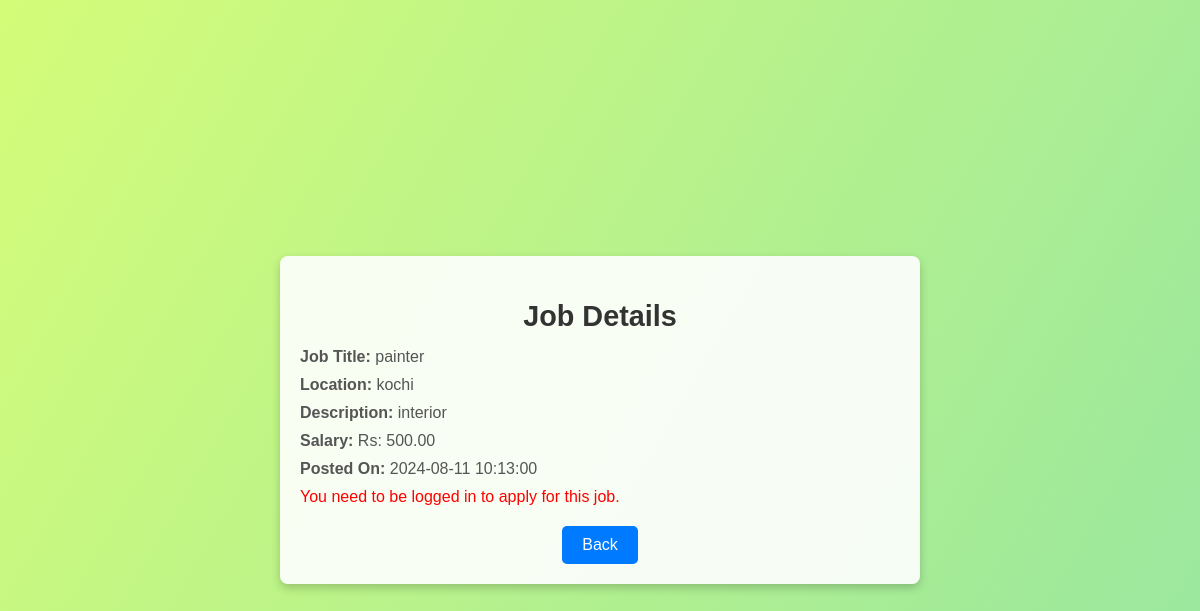
/job_detail.php?job_id=2, run on the app's committed database.
### tables this page shows
CREATE TABLE `job_postings` (
  `job_id` int(11) NOT NULL,
  `job_title` varchar(255) NOT NULL,
  `description` text NOT NULL,
  `location` varchar(255) NOT NULL,
  `skills_required` text NOT NULL,
  `openings` int(11) NOT NULL,
  `date_time` datetime NOT NULL,
  `hours` int(11) NOT NULL,
  `wage` decimal(10,2) NOT NULL,
  `posted_by` varchar(255) NOT NULL
);

### job_detail.php (the view, shortened to what this page needs)
<?php
$servername = "localhost";
$username = "root";
$password = "";
$dbname = "labourlink";
$conn = new mysqli($servername, $username, $password, $dbname);
$job_id = isset($_GET['job_id']) ? $_GET['job_id'] : '';
$user_email = isset($_SESSION['email']) ? $_SESSION['email'] : null;
?>
<!DOCTYPE html>
<html lang="en">
<head>
</head>
<body>
<div class="job-container">
    <?php
    if (!empty($job_id)) {
        $sql = "SELECT * FROM job_postings WHERE job_id = '" . $conn->real_escape_string($job_id) . "'";
        $result = $conn->query($sql);
        if ($result->num_rows > 0) {
            $row = $result->fetch_assoc();
            echo "<h2>Job Details</h2>";
            echo "<p><strong>Job Title:</strong> " . $row['job_title'] . "</p>";
            echo "<p><strong>Location:</strong> " . $row['location'] . "</p>";
            echo "<p><strong>Description:</strong> " . $row['description'] . "</p>";
            echo "<p><strong>Salary:</strong> Rs: " . $row['wage'] . "</p>";
            echo "<p><strong>Posted On:</strong> " . $row['date_time'] . "</p>";
            if ($user_email) {
                $s_id_query = $conn->prepare("SELECT s_id FROM job_seekers WHERE email = ?");
                $s_id_query->bind_param("s", $user_email);
                $s_id_query->execute();
                $s_id_result = $s_id_query->get_result();
                if ($s_id_result->num_rows > 0) {
                    $seeker = $s_id_result->fetch_assoc();
                    $s_id = $seeker['s_id'];
                    $check_stmt = $conn->prepare("SELECT * FROM applied_jobs WHERE s_id = ? AND job_id = ?");
                    $check_stmt->bind_param("ii", $s_id, $job_id);
                    $check_stmt->execute();
                    $check_result = $check_stmt->get_result();
                    if ($check_result->num_rows > 0) {
                        echo "<p style='color: red;'>You have already applied for this job.</p>";
                    } else {
                        if (isset($_POST['apply'])) {
                            $apply_stmt = $conn->prepare("INSERT INTO applied_jobs (s_id, job_id, user_email) VALUES (?, ?, ?)");
                            $apply_stmt->bind_param("iis", $s_id, $job_id, $user_email);
                            if ($apply_stmt->execute()) {
                                echo "<p style='color: green;'>Application successful!</p>";
                            } else {
                                echo "<p style='color: red;'>Error applying for job: " . $apply_stmt->error . "</p>";
                            }
                            $apply_stmt->close();
                        }
                        echo '<form method="POST">
                                <input type="submit" name="apply" value="Apply Now" class="btn btn-apply">
                              </form>';
                    }
                    $check_stmt->close();
                } else {
                    echo "<p style='color: red;'>Seeker ID not found.</p>";
                }
            } else {
                echo "<p style='color: red;'>You need to be logged in to apply for this job.</p>";
            }
        } else {
            echo "<p>No details found for this job.</p>";
        }
    } else {
        echo "<p>Invalid job ID.</p>";
    }
    ?>
    <div class="buttons">
        <a href="seeker_home.html" class="btn btn-back">Back</a>
    </div>
</div>
</body>
</html>

### job_detail.php (style rules this page uses)
body { font-family: Arial, sans-serif; background: linear-gradient(120deg, #d4fc79 0%, #96e6a1 100%); padding: 20px; display: flex; justify-content: center; align-items: center; height: 100vh; margin: 0; }
.job-container { background-color: rgba(255, 255, 255, 0.9); border-radius: 8px; box-shadow: 0 4px 10px rgba(0, 0, 0, 0.2); max-width: 600px; padding: 20px; width: 100%; }
h2 { color: #333; text-align: center; font-size: 1.8em; margin-bottom: 15px; }
p { font-size: 16px; color: #555; margin: 10px 0; }
.buttons { display: flex; justify-content: center; gap: 10px; margin-top: 20px; }
.btn { display: inline-block; padding: 10px 20px; font-size: 16px; color: #fff; border: none; border-radius: 5px; cursor: pointer; text-decoration: none; transition: background-color 0.3s; }
.btn-back { background-color: #007bff; }

### data on the page
job_postings: job_title "painter", location "kochi", description "interior", wage "500.00", date_time "2024-08-11 10:13:00"
